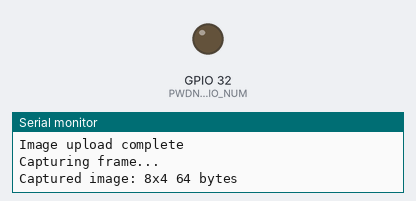
A sketch run on a simulated ESP32. Parts: output pins drawn as LEDs (lit = HIGH), the last lines printed to the serial monitor. WiFi joins after 1.5 s; servers stay silent unless stated; uploads are accepted with an empty reply; the camera gives no picture.

Above: at 13.8 s.
At 20.7 s:
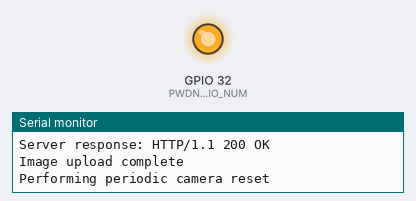
Timing chart, 0 to 33.2 s (numbered marks = the images above):
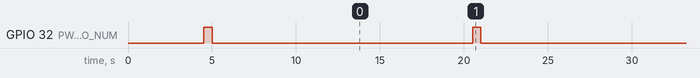

The sketch:

wifi-sketch.ino
```cpp
#include <WiFi.h>
#include <EEPROM.h>
#include "esp_camera.h"
#include "esp_timer.h"
#include "img_converters.h"
#include "Arduino.h"
#include "fb_gfx.h"
#include "soc/soc.h" //disable brownout problems
#include "soc/rtc_cntl_reg.h"  //disable brownout problems

// WiFi network credentials
const char* ssid = "your_hotspot_ssid";
const char* password = "your_hotspot_password";

// Network configuration
#define SERVER_IP "your_server_ip" // Server IP
const int serverPort = 80;

// Adjustable constants for motion detection configuration
const float MIN_RECORDING_TIME = 5.0; // Minimum recording time in seconds
const float BUFFER_SECONDS = 3.0;     // Buffer seconds before/after motion
const int FPS = 5;                   // Frames per second

// Device identification
String deviceId = "your_device_id";  // Using the existing ID to maintain continuity

// AI Thinker ESP32-CAM pins
#define PWDN_GPIO_NUM     32
#define RESET_GPIO_NUM    -1
#define XCLK_GPIO_NUM      0
#define SIOD_GPIO_NUM     26
#define SIOC_GPIO_NUM     27

#define Y9_GPIO_NUM       35
#define Y8_GPIO_NUM       34
#define Y7_GPIO_NUM       39
#define Y6_GPIO_NUM       36
#define Y5_GPIO_NUM       21
#define Y4_GPIO_NUM       19
#define Y3_GPIO_NUM       18
#define Y2_GPIO_NUM        5
#define VSYNC_GPIO_NUM    25
#define HREF_GPIO_NUM     23
#define PCLK_GPIO_NUM     22

// Camera and network management
unsigned long lastCaptureTime = 0;
unsigned long lastConnectionAttempt = 0;
int consecutiveFailures = 0;
#define MAX_FAILURES 3
#define FRAME_INTERVAL 45  // 45 ms between frame capture
#define RESET_INTERVAL 10000  // Full reset every 10 seconds if problems persist
#define SEND_INTERVAL 50 // Send every 50 ms

bool setupCamera() {
    WRITE_PERI_REG(RTC_CNTL_BROWN_OUT_REG, 0); // Disable brownout detector

    // Set GPIO pins for camera
    pinMode(PWDN_GPIO_NUM, OUTPUT);

    // Hardware reset sequence for camera
    digitalWrite(PWDN_GPIO_NUM, HIGH);  // Power down
    delay(500);
    digitalWrite(PWDN_GPIO_NUM, LOW);   // Power up
    delay(500);

    // Lower resolution and frame rate to reduce resource contention
    camera_config_t config;
    config.ledc_channel = LEDC_CHANNEL_0;
    config.ledc_timer = LEDC_TIMER_0;
    config.pin_d0 = Y2_GPIO_NUM;
    config.pin_d1 = Y3_GPIO_NUM;
    config.pin_d2 = Y4_GPIO_NUM;
    config.pin_d3 = Y5_GPIO_NUM;
    config.pin_d4 = Y6_GPIO_NUM;
    config.pin_d5 = Y7_GPIO_NUM;
    config.pin_d6 = Y8_GPIO_NUM;
    config.pin_d7 = Y9_GPIO_NUM;
    config.pin_xclk = XCLK_GPIO_NUM;
    config.pin_pclk = PCLK_GPIO_NUM;
    config.pin_vsync = VSYNC_GPIO_NUM;
    config.pin_href = HREF_GPIO_NUM;
    config.pin_sccb_sda = SIOD_GPIO_NUM;
    config.pin_sccb_scl = SIOC_GPIO_NUM;
    config.pin_pwdn = PWDN_GPIO_NUM;
    config.pin_reset = RESET_GPIO_NUM;

    config.xclk_freq_hz = 20000000;  // 20MHz
    config.pixel_format = PIXFORMAT_JPEG;

    // Use lowest reasonable resolution
    config.frame_size = FRAMESIZE_VGA;  // 1600x1200
    config.jpeg_quality = 8;            // 0-63 lower number means higher quality
    config.fb_count = 2;                 // Minimum frame buffers

    // Initialize camera
    esp_err_t err = esp_camera_init(&config);
    if (err != ESP_OK) {
        Serial.printf("Camera initialization failed with error 0x%x\n", err);
        return false;
    }

    // Further reduce camera settings to minimum
    sensor_t * s = esp_camera_sensor_get();
    if (s) {
        s->set_framesize(s, FRAMESIZE_VGA);  // Make sure it's at lowest usable resolution
    }

    Serial.println("Camera initialized with minimum settings");
    consecutiveFailures = 0;
    return true;
}

void setupWiFi() {
    Serial.println("\nConnecting to WiFi...");
    WiFi.begin(ssid, password);

    // Wait for connection with a timeout
    int connectionAttempts = 0;
    while (WiFi.status() != WL_CONNECTED && connectionAttempts < 20) {
        delay(500);
        Serial.print(".");
        connectionAttempts++;
    }

    if (WiFi.status() == WL_CONNECTED) {
        Serial.println("\nWiFi connected!");
        Serial.print("IP Address: ");
        Serial.println(WiFi.localIP());
    } else {
        Serial.println("\nFailed to connect to WiFi. Will retry in setup loop.");
    }
}

void registerDevice() {
    if (WiFi.status() != WL_CONNECTED) {
        Serial.println("WiFi not connected. Cannot register device.");
        return;
    }

    WiFiClient regClient;

    if (regClient.connect(SERVER_IP, serverPort)) {
        // Register the device
        String regData = "{\"device_id\":\"" + deviceId + "\",\"type\":\"ESP32-CAM\"}";

        regClient.println("POST /register_device HTTP/1.1");
        regClient.println("Host: 192.168.1.100");
        regClient.println("Content-Type: application/json");
        regClient.print("Content-Length: ");
        regClient.println(regData.length());
        regClient.println("Connection: close");
        regClient.println();
        regClient.println(regData);

        // Wait briefly for response but don't hang
        delay(500);

        regClient.stop();
        Serial.println("Device registration attempt complete");

        // Enable motion detection
        WiFiClient motionClient;
        if (motionClient.connect(SERVER_IP, serverPort)) {
            String motionData =
                "{\"enabled\":true,"
                "\"pixel_threshold\":30,"
                "\"motion_threshold\":0.01,"
                "\"buffer_seconds\":" + String(BUFFER_SECONDS, 1) + ","
                "\"min_recording_time\":" + String(MIN_RECORDING_TIME, 1) + ","
                "\"fps\":" + String(FPS) + "}";

            motionClient.println("POST /device/" + deviceId + "/motion HTTP/1.1");
            motionClient.println("Host: 192.168.1.100");
            motionClient.println("Content-Type: application/json");
            motionClient.print("Content-Length: ");
            motionClient.println(motionData.length());
            motionClient.println("Connection: close");
            motionClient.println();
            motionClient.println(motionData);

            // Wait briefly for response but don't hang
            delay(500);

            motionClient.stop();
            Serial.println("Motion detection configuration attempt complete");
        } else {
            Serial.println("Failed to connect for motion detection configuration");
        }
    } else {
        Serial.println("Failed to connect for device registration");
    }
}

bool captureAndSendFrame() {
    // If it's too soon since the last attempt, return
    unsigned long currentTime = millis();
    if (currentTime - lastCaptureTime < FRAME_INTERVAL) {
        return true;
    }

    lastCaptureTime = currentTime;

    // Only use the camera for capture
    Serial.println("Capturing frame...");
    camera_fb_t *fb = esp_camera_fb_get();

    if (!fb) {
        Serial.println("Camera capture failed");
        consecutiveFailures++;

        if (consecutiveFailures >= MAX_FAILURES) {
            Serial.println("Too many failures, resetting...");
            return false; // Signal for reset
        }

        return true;
    }

    // We got a frame, reset failure counter
    consecutiveFailures = 0;

    // Check if frame is valid
    if (fb->len == 0 || fb->buf == NULL) {
        Serial.println("Invalid frame buffer");
        esp_camera_fb_return(fb);
        return true;
    }

    Serial.printf("Captured image: %dx%d %d bytes\n", fb->width, fb->height, fb->len);

    // Check WiFi connection before attempting to send
    if (WiFi.status() != WL_CONNECTED) {
        Serial.println("WiFi disconnected. Reconnecting...");
        setupWiFi();
        esp_camera_fb_return(fb);
        return true; // Skip sending this time
    }

    // Attempt to send the frame only if we're not too close to the last attempt
    if (currentTime - lastConnectionAttempt > SEND_INTERVAL) {
        lastConnectionAttempt = currentTime;

        // Use a WiFi client for the image upload
        WiFiClient imgClient;

        // Set a timeout for the entire connection attempt
        unsigned long connectionTimeout = millis() + 10000; // 10 second timeout

        bool connected = false;
        while (!connected && millis() < connectionTimeout) {
            connected = imgClient.connect(SERVER_IP, serverPort);
            if (!connected) {
                delay(100); // Short delay before retry
            }
        }

        if (connected) {
            Serial.println("Connected to server, sending image...");

            // Prepare HTTP headers for raw JPEG upload
            String header = "POST /upload/" + deviceId + " HTTP/1.1\r\n";
            header += "Host: " + String(SERVER_IP) + "\r\n";
            header += "Content-Type: image/jpeg\r\n";
            header += "Content-Length: " + String(fb->len) + "\r\n";
            header += "Connection: close\r\n\r\n";

            // Send headers
            imgClient.print(header);

            // Send image data in small chunks with timeouts
            // const int chunkSize = 1024;
            const int chunkSize = 40960; // 40KB
            size_t bytesSent = 0;
            unsigned long lastProgressTime = millis();

            while (bytesSent < fb->len) {
                // Break if we've been trying too long
                if (millis() - lastProgressTime > 15000) { // 15 second timeout for progress
                    Serial.println("Sending timeout - incomplete transfer");
                    break;
                }

                // Calculate bytes to send in this chunk
                size_t bytesToSend = min(chunkSize, (int)(fb->len - bytesSent));

                // Send the chunk
                size_t sent = imgClient.write(fb->buf + bytesSent, bytesToSend);

                if (sent > 0) {
                    bytesSent += sent;
                    lastProgressTime = millis(); // Reset progress timer

                    // Print progress every 10KB
                    if (bytesSent % 10240 == 0 || bytesSent == fb->len) {
                        Serial.printf("Sent %d/%d bytes (%.1f%%)\n",
                            bytesSent, fb->len, (bytesSent * 100.0) / fb->len);
                    }
                } else {
                    // Nothing sent, might indicate a problem
                    Serial.println("Failed to send chunk, retrying...");
                    delay(100); // Brief pause before retry
                }

                // Small delay between chunks to allow TCP processing
                // and prevent ESP32 watchdog resets
                delay(5);

                // Periodically yield to the main loop
                if (bytesSent % (chunkSize * 8) == 0) {
                    yield();
                }
            }

            // Check if all bytes were sent
            if (bytesSent == fb->len) {
                Serial.printf("Successfully sent %d bytes\n", bytesSent);

                // Wait for server response with timeout
                unsigned long responseTimeout = millis() + 3000;
                bool receivedResponse = false;

                while (millis() < responseTimeout && imgClient.connected()) {
                    if (imgClient.available()) {
                        // Read and parse the HTTP response status line
                        String responseLine = imgClient.readStringUntil('\n');
                        Serial.println("Server response: " + responseLine);

                        receivedResponse = true;
                        break;
                    }
                    delay(10);
                }

                if (!receivedResponse) {
                    Serial.println("No response from server");
                }
            } else {
                Serial.printf("Incomplete send: %d of %d bytes\n", bytesSent, fb->len);
                consecutiveFailures++;
            }

            // Close the connection
            imgClient.stop();
            Serial.println("Image upload complete");
        } else {
            Serial.println("Failed to connect to server for image upload");
            consecutiveFailures++;
        }
    }

    // Always release the frame buffer when done
    esp_camera_fb_return(fb);

    // Return true to indicate we don't need a full reset yet
    return (consecutiveFailures < MAX_FAILURES);
}

void setup() {
    Serial.begin(115200);
    delay(3000); // Give serial time to initialize

    Serial.println("\n\n--------------------");
    Serial.println("ESP32-CAM WiFi Camera");
    Serial.println("--------------------");

    // Disable brownout detector
    WRITE_PERI_REG(RTC_CNTL_BROWN_OUT_REG, 0);

    // First setup WiFi, then camera
    setupWiFi();

    // Setup camera
    if (!setupCamera()) {
        Serial.println("Initial camera setup failed, restarting...");
        ESP.restart();
    }

    // Register device with the server
    registerDevice();

    lastCaptureTime = 0; // Allow immediate first capture
    lastConnectionAttempt = 0;
}

void loop() {
    // Check WiFi connection
    if (WiFi.status() != WL_CONNECTED) {
        Serial.println("WiFi disconnected. Reconnecting...");
        setupWiFi();
        delay(1000);
        return;
    }

    // Attempt to capture and send frame
    if (!captureAndSendFrame()) {
        // If failed too many times, do a full reset
        Serial.println("Performing full reset sequence");

        // Reset camera subsystem
        esp_camera_deinit();
        delay(1000);

        // Reinitialize camera
        if (!setupCamera()) {
            Serial.println("Camera reset failed, restarting ESP32...");
            delay(1000);
            ESP.restart();
        }

        // Reset failure counters
        consecutiveFailures = 0;
    }

    // Check if we need a periodic full reset
    if (millis() > RESET_INTERVAL && millis() % RESET_INTERVAL < 100) {
        Serial.println("Performing periodic camera reset");
        esp_camera_deinit();
        delay(500);
        setupCamera();
    }

    // Main loop delay - keep this relatively long to avoid overwhelming the system
    delay(10);
}
```

Measured:
- by itself, GPIO 32 (PWDN_GPIO_NUM): repeats every 20.0 s: HIGH 0.50 s, LOW 19.5 s
